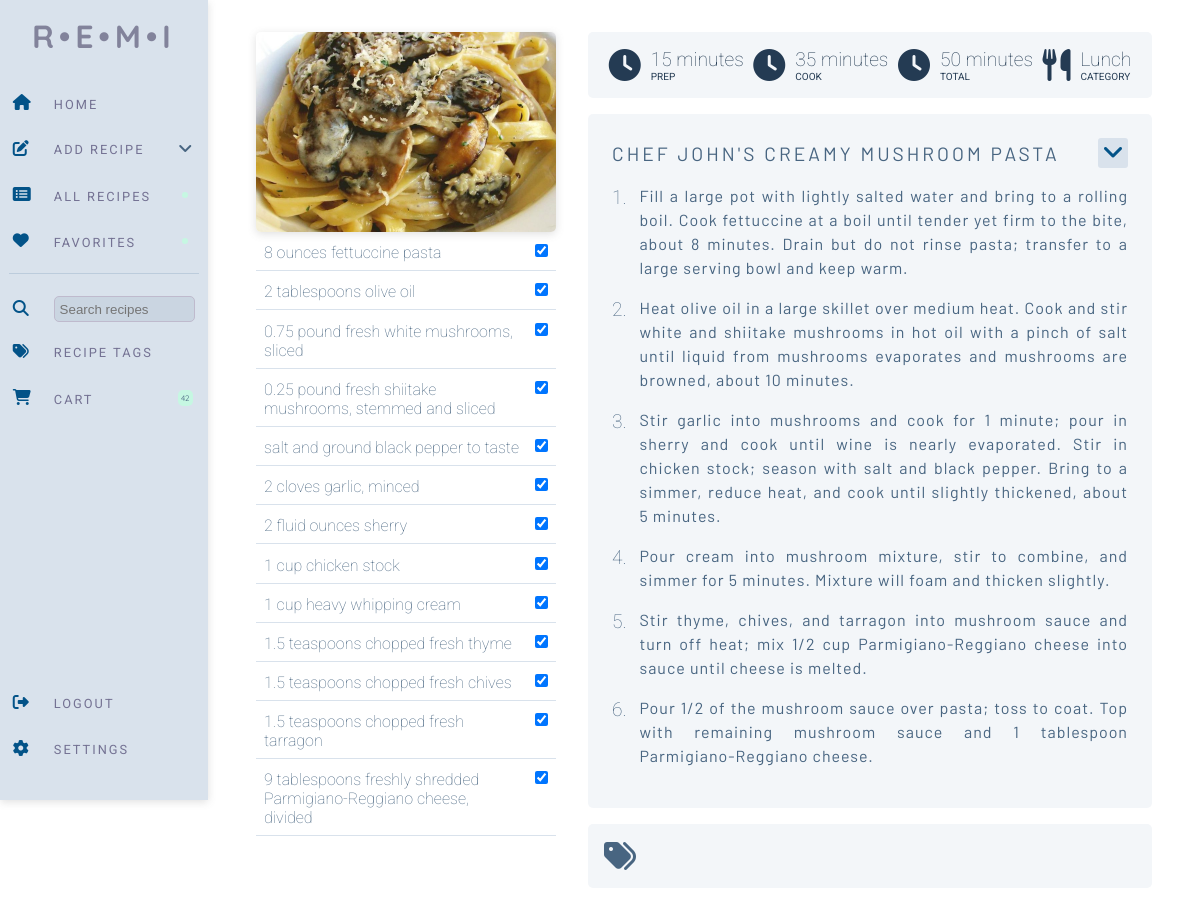
The page /random_recipe (signed in) on the database its author committed.
### website/models.py (models this page shows)
class Recipe(db.Model):
    id = db.Column(db.Integer, primary_key=True)
    uuid = db.Column(db.Integer, primary_key=False)
    username = db.Column(db.Integer, db.ForeignKey('user.id'))
    recipe_name = db.Column(db.String(200))
    prep_time = db.Column(db.Integer, primary_key=False)
    cook_time = db.Column(db.Integer, primary_key=False)
    total_time = db.Column(db.Integer, primary_key=False)
    ingredients = db.Column(db.String())
    servings = db.Column(db.String())
    ingredients_quantity = db.Column(db.String())
    ingredients_measurement = db.Column(db.String())
    instructions = db.Column(db.String())
    instructions_json = db.Column(db.String())
    original_url = db.Column(db.String())
    date_parsed = db.Column(db.String())
    image = db.Column(db.String())
    favorite = db.Column(db.Boolean, default=False)
    category = db.Column(db.String())
    ingredient_list = db.relationship('Ingredients')
    tags = db.relationship('Tag', secondary=recipe_tag, backref='recipe')

class Ingredients(db.Model):
    id = db.Column(db.Integer, primary_key=True)
    uuid = db.Column(db.Integer, primary_key=False)
    recipe = db.Column(db.Integer, db.ForeignKey('recipe.uuid'))
    ingredient = db.Column(db.String())
    ing_type = db.Column(db.String(), default="misc")
    ing_display = db.Column(db.String(), default="Misc.")

### website/views.py (the view, shortened to what this page needs)
@views.route('/random_recipe', methods=['POST', 'GET'])
@login_required
def random_recipe():
    shopping_list = ShoppingList.query.count()
    recipe = Recipe.query.filter_by(username=current_user.id).group_by(func.random()).first()
    ingredients = Ingredients.query.filter_by(uuid=recipe.uuid).all()
    instructions_json = json.loads(recipe.instructions_json)
    return render_template("view_recipe.html", recipe=recipe, ingredients=ingredients, user=current_user,
                           shopping_list=shopping_list, view_id=recipe.uuid, instructions_json=instructions_json)

### website/__init__.py (called while the page is built)
def create_app():
    app = Flask(__name__)
    app.config['SECRET_KEY'] = 'sdf897sdf987'
    app.config['SQLALCHEMY_DATABASE_URI'] = f'sqlite:///{DB_NAME}'
    db.init_app(app)
    migrate.init_app(app, db)
    from .views import views
    from .auth import auth
    app.register_blueprint(views, url_prefix='/')
    app.register_blueprint(auth, url_prefix='/')
    from .models import User, Recipe
    with app.app_context():
        db.create_all()
    login_manager = LoginManager()
    login_manager.login_view = 'auth.login'
    login_manager.init_app(app)
    @login_manager.user_loader
    def load_user(id):
        return User.query.get(int(id))
    return app

### website/templates/view_recipe.html (shortened to what this page needs)
{% extends "base.html" %}  {% block content %}
<form method="POST">
<div class="view-recipe">
  <div class="ingredient-list">
    <img
    class="instruction-img"
    src="{{ url_for('static', filename=recipe.image) }}"
  />
    {% for ingredient in ingredients %}
    <div class="ingredient-wrapper">
      <div class="ingredient">
        {{ ingredient.ingredient }}<input
      </div>
      <div class="ingredient-check">
        <input
          type="checkbox"
          value="{{ ingredient.ingredient }}"
          id="ingredients"
          name="ingredients"
          checked
        />
      </div>
    </div>
    {% endfor %}
  </div>
  <div class="recipe-instructions">
    <div class="information-wrapper">
          <div class="recipe-icons">
            <i class="fa-solid fa-clock fa-2x"></i>
            <p>{{ recipe.prep_time }}</p>
            <span class="stat-title">Prep</span>
          </div>
          <div class="recipe-icons">
            <i class="fa-solid fa-clock fa-2x"></i>
            <p>{{ recipe.cook_time }}</p>
            <span class="stat-title">Cook</span>
          </div>
          <div class="recipe-icons">
            <i class="fa-solid fa-clock fa-2x"></i>
            <p>{{ recipe.total_time }}</p>
            <span class="stat-title">Total</span>
          </div>
          <div class="recipe-icons">
            <i class="fa-solid fa-utensils fa-2x"></i>
            <p>{{ recipe.category }}</p>
            <span class="stat-title">Category</span>
          </div>
    </div>
    <div class="recipe-grid-wrapper">
      <div class="recipe-menu-wrapper">
        <div class="recipe-title">{{ recipe.recipe_name }}</div>
        <div class="recipe-dropdown">
          <div class="recipe-menu" onclick="menutoggle()">
            <i class="fa-solid fa-angle-down fa-xl"></i>
          </div>
        </div>
      </div>
      {% for key,value in instructions_json.items() %}
      <div class="counter"><span class="number">{{ loop.index }}.</span></div>
      <div class="step">{{ value }}</div>
      {% endfor %}
    </div>
    <div class="tags-wrapper">
      <div class="tag-icon"><i class="fa-solid fa-tags fa-2x"></i></div>
    </div>
  </div>
</div>
</form>
{% endblock %}

### website/templates/base.html (shortened to what this page needs)
<!DOCTYPE html>
<html>
  <head>
    <link
      href="https://cdnjs.cloudflare.com/ajax/libs/font-awesome/6.0.0/css/all.min.css"
      rel="stylesheet"
    />
    <link
      rel="stylesheet"
      href="https://cdn.jsdelivr.net/npm/select2@4.1.0-rc.0/dist/css/select2.min.css"
    />
    <link
      rel="stylesheet"
      href="https://cdn.jsdelivr.net/npm/select2-bootstrap-5-theme@1.3.0/dist/select2-bootstrap-5-theme.min.css"
    />
    <link
      rel="stylesheet"
      href="https://cdnjs.cloudflare.com/ajax/libs/font-awesome/6.3.0/css/all.min.css"
    />
    <link
      rel="stylesheet"
      href="{{ url_for('static', filename='test.css') }}"
    />
  </head>
  <body>
    <nav class="navbar">
      <div class="logo">R•E•M•I</div>
      <div class="nav-grid">
        <div class="nav-layout">
          <span class="nav-icon"><i class="fa-solid fa-home"></i></span>
          <a class="menu-link" href="/"><span class="nav-text">Home</span></a>
        </div>
        <div class="dropdown">
          <div class="nav-layout">
            <span class="nav-icon"
              ><i class="fa-solid fa-pen-to-square"></i
            ></span>
            <span class="nav-text">Add Recipe</span>
            <span class="nav-other"
              ><i class="fa-solid fa-angle-down"></i
            ></span>
          </div>
        </div>
        <div class="nav-layout">
          <span class="nav-icon"
            ><i class="fa-solid fa-rectangle-list"></i
          ></span>
          <a class="menu-link" href="/all_recipes"><span class="nav-text">All Recipes</span></a>
          <span class="nav-other"><span class="pill">{{ total_recipes }}</span></span>
        </div>
        <div class="nav-layout">
          <span class="nav-icon"><i class="fa-solid fa-heart"></i></span>
          <a class="menu-link" href="/favorites"><span class="nav-text">Favorites</span></a>
          <span class="nav-other"><span class="pill">{{ favorite_total }}</span></span>
        </div>
        <div class="nav-divider">
          <hr />
        </div>
        <div class="nav-layout-search">
          <span class="nav-icon"
            ><i class="fa-solid fa-magnifying-glass"></i
          ></span>
          <span class="nav-text"
            ><input id="search_query" class="search-recipes" placeholder="Search recipes"
          /></span>
        </div>
        <div class="nav-layout">
          <span class="nav-icon"><i class="fa-solid fa-tags"></i></span>
          <span class="nav-text">Recipe Tags</span>
        </div>
        <div class="nav-layout">
          <span class="nav-icon"
            ><i class="fa-solid fa-cart-shopping"></i
          ></span>
          <a class="menu-link" href="/cart"><span class="nav-text">Cart</span></a>
          {% if shopping_list %}
          <span class="nav-other"><span class="pill">{{ shopping_list }}</span></span>
          {% else %}
          <span class="nav-other"><span class="pill">0</span></span>
          {% endif %}
        </div>
      </div>
      <div class="bottom-wrapper">
        <div class="nav-layout">
          <span class="nav-icon"
            ><i class="fa-solid fa-right-from-bracket"></i
          ></span>
          <span class="nav-text">Logout</span>
        </div>
        <div class="nav-layout">
          <span class="nav-icon"><i class="fa-solid fa-gear"></i></span>
          <span class="nav-text">Settings</span>
        </div>
      </div>
    </nav>
    <main>
    {% block content %}
    {% endblock %}
  </main>
  </body>
</html>

### rows shown on the page
Recipe: image (picture), prep_time "15 minutes", cook_time "35 minutes", total_time "50 minutes", category "Lunch", recipe_name "CHEF JOHN'S CREAMY MUSHROOM PASTA"
Ingredients: ingredient "8 ounces fettuccine pasta"
Ingredients: ingredient "2 tablespoons olive oil"
Ingredients: ingredient "0.75 pound fresh white mushrooms, sliced"
Ingredients: ingredient "0.25 pound fresh shiitake mushrooms, stemmed and sliced"
Ingredients: ingredient "salt and ground black pepper to taste"
Ingredients: ingredient "2 cloves garlic, minced"
Ingredients: ingredient "2 fluid ounces sherry"
Ingredients: ingredient "1 cup chicken stock"
Ingredients: ingredient "1 cup heavy whipping cream"
Ingredients: ingredient "1.5 teaspoons chopped fresh thyme"
Ingredients: ingredient "1.5 teaspoons chopped fresh chives"
Ingredients: ingredient "1.5 teaspoons chopped fresh tarragon"
Ingredients: ingredient "9 tablespoons freshly shredded Parmigiano-Reggiano cheese, divided"

### other values the page prints
{{ shopping_list }} "42"
{{ value }} "Pour cream into mushroom mixture, stir to combine, and simmer for 5 minutes. Mixture will foam and thicken slightly." "Stir thyme, chives, and tarragon into mushroom sauce and turn off heat; mix 1/2 cup Parmigiano-Reggiano cheese into sauce until cheese is melted." "Pour 1/2 of the mushroom sauce over pasta; toss to coat. Top with remaining mushroom sauce and 1 tablespoon Parmigiano-Reggiano cheese."
